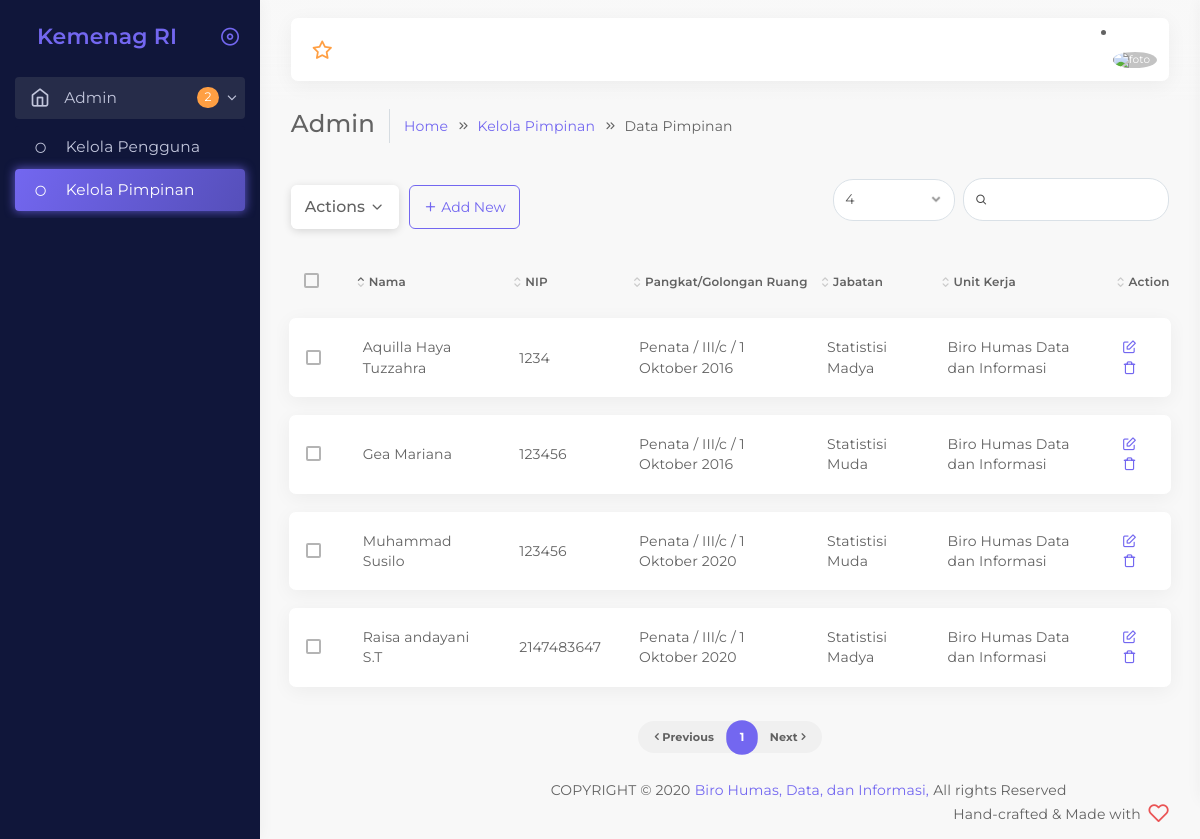
Page /admin/pimpinan.php (signed in) on the committed database.
### tables this page shows
CREATE TABLE `pimpinan` (
  `id_pimpinan` int(255) NOT NULL,
  `nama` varchar(255) NOT NULL,
  `nip` int(255) NOT NULL,
  `pangkat_golongan` varchar(255) NOT NULL,
  `jabatan` varchar(255) NOT NULL,
  `unit_kerja` varchar(255) NOT NULL
);

### admin/pimpinan.php (the view, shortened to what this page needs)
<!DOCTYPE html>
<html class="loading" lang="en" data-textdirection="ltr">
<head>
    <link rel="stylesheet" type="text/css" href="../app-assets/vendors/css/vendors.min.css">
    <link rel="stylesheet" type="text/css" href="../app-assets/vendors/css/tables/datatable/datatables.min.css">
    <link rel="stylesheet" type="text/css" href="../app-assets/vendors/css/file-uploaders/dropzone.min.css">
    <link rel="stylesheet" type="text/css" href="../app-assets/vendors/css/tables/datatable/extensions/dataTables.checkboxes.css">
    <link rel="stylesheet" type="text/css" href="../app-assets/css/bootstrap.css">
    <link rel="stylesheet" type="text/css" href="../app-assets/css/bootstrap-extended.css">
    <link rel="stylesheet" type="text/css" href="../app-assets/css/colors.css">
    <link rel="stylesheet" type="text/css" href="../app-assets/css/components.css">
    <link rel="stylesheet" type="text/css" href="../app-assets/css/themes/dark-layout.css">
    <link rel="stylesheet" type="text/css" href="../app-assets/css/themes/semi-dark-layout.css">
    <link rel="stylesheet" type="text/css" href="../app-assets/css/core/menu/menu-types/vertical-menu.css">
    <link rel="stylesheet" type="text/css" href="../app-assets/css/core/colors/palette-gradient.css">
    <link rel="stylesheet" type="text/css" href="../app-assets/css/plugins/file-uploaders/dropzone.css">
    <link rel="stylesheet" type="text/css" href="../app-assets/css/pages/data-list-view.css">
    <link rel="stylesheet" type="text/css" href="../assets/css/style.css">
</head>
<body class="vertical-layout vertical-menu-modern semi-dark-layout 2-columns  navbar-floating footer-static  " data-open="click" data-menu="vertical-menu-modern" data-col="2-columns" data-layout="semi-dark-layout">
    <nav class="header-navbar navbar-expand-lg navbar navbar-with-menu floating-nav navbar-light navbar-shadow">
        <div class="navbar-wrapper">
            <div class="navbar-container content">
                <div class="navbar-collapse" id="navbar-mobile">
                    <div class="mr-auto float-left bookmark-wrapper d-flex align-items-center">
                        <ul class="nav navbar-nav">
                            <li class="nav-item d-none d-lg-block"><a class="nav-link bookmark-star"><i class="ficon feather icon-star warning"></i></a>
                            </li>
                        </ul>
                    </div>
                    <li class="dropdown dropdown-user nav-item ">
                        <a class="dropdown-toggle nav-link dropdown-user-link section_userinfo" href="#" data-toggle="dropdown">
                            <span class="avatar avatar-online">
                            <img src="https://sso.undip.ac.id/assets/app/images/user.png" style="max-width: 50px;" alt="foto"><i></i></span>
                            <span class="user-name" style="margin-bottom: 1rem;" >  <?php echo $login_session; ?></span></a>
                    </li>
                </div>
            </div>
        </div>
    </nav>
    <div class="main-menu menu-fixed menu-dark menu-accordion menu-shadow" data-scroll-to-active="true">
        <div class="navbar-header">
            <ul class="nav navbar-nav flex-row">
                <li class="nav-item mr-auto"><a class="navbar-brand" href="../html/ltr/vertical-menu-template-semi-dark/index.html">
                        <h2 class="brand-text mb-0">Kemenag RI</h2>
                    </a></li>
                <li class="nav-item nav-toggle"><a class="nav-link modern-nav-toggle pr-0" data-toggle="collapse"><i class="feather icon-x d-block d-xl-none font-medium-4 primary toggle-icon"></i><i class="toggle-icon feather icon-disc font-medium-4 d-none d-xl-block collapse-toggle-icon primary" data-ticon="icon-disc"></i></a></li>
            </ul>
        </div>
        <div class="main-menu-content">
            <ul class="navigation navigation-main" id="main-menu-navigation" data-menu="menu-navigation">
                <li class=" nav-item"><a href="index.html"><i class="feather icon-home"></i><span class="menu-title" data-i18n="Dashboard">Admin</span><span class="badge badge badge-warning badge-pill float-right mr-2">2</span></a>
                    <ul class="menu-content">
                        <li ><a href="./pengguna.php"><i class="feather icon-circle"></i><span class="menu-item" data-i18n="Analytics">Kelola Pengguna</span></a>
                        </li>
                        <li class="active"><a href="./pimpinan.php"><i class="feather icon-circle"></i><span class="menu-item" data-i18n="eCommerce">Kelola Pimpinan</span></a>
                        </li>
                    </ul>
                </li>
        </div>
    </div>
    <div class="app-content content">
        <div class="content-wrapper">
            <div class="content-header row">
                <div class="content-header-left col-md-9 col-12 mb-2">
                    <div class="row breadcrumbs-top">
                        <div class="col-12">
                            <h2 class="content-header-title float-left mb-0">Admin</h2>
                            <div class="breadcrumb-wrapper col-12">
                                <ol class="breadcrumb">
                                    <li class="breadcrumb-item"><a href="index.html">Home</a>
                                    </li>
                                    <li class="breadcrumb-item"><a href="#">Kelola Pimpinan</a>
                                    </li>
                                    <li class="breadcrumb-item active">Data Pimpinan
                                    </li>
                                </ol>
                            </div>
                        </div>
                    </div>
                </div>
            <div class="content-body">
                <section id="data-list-view" class="data-list-view-header">
                    <div class="action-btns d-none">
                        <div class="btn-dropdown mr-1 mb-1">
                            <div class="btn-group dropdown actions-dropodown">
                                <button type="button" class="btn btn-white px-1 py-1 dropdown-toggle waves-effect waves-light" data-toggle="dropdown" aria-haspopup="true" aria-expanded="false">
                                    Actions
                                </button>
                            </div>
                        </div>
                    </div>
                    <div class="table-responsive">
                        <table class="table data-list-view">
                            <thead>
                                <tr>
                                    <th></th>
                                    <th>Nama</th>
                                    <th>NIP</th>
                                    <th>Pangkat/Golongan Ruang</th>
                                    <th>Jabatan</th>
                                    <th>Unit Kerja</th>
                                    <th>Action</th>
                                </tr>
                            </thead>
                            <tbody>
                            <?php
                                include_once("../config.php");
                                $result = mysqli_query($mysqli, "SELECT * FROM pimpinan ORDER BY id_pimpinan ASC");
                                while($user_data = mysqli_fetch_array($result)) {
                                ?>
                                <tr>
                                    <td></td>
                                    <td><?php echo $user_data['nama']; ?></td>
                                    <td><?php echo $user_data['nip']; ?></td>
                                    <td><?php echo $user_data['pangkat_golongan']; ?></td>
                                    <td><?php echo $user_data['jabatan']; ?></td>
                                    <td><?php echo $user_data['unit_kerja']; ?></td>
                                    <td class="product-action">
                                    <a href="pimpinan-edit.php?id_pimpinan=<?php echo $user_data['id_pimpinan']; ?>" class="feather icon-edit"></a>
                                    <a class="feather icon-trash" href="./delete.php?id_pimpinan=<?php echo $user_data['id_pimpinan']; ?>"></a>
                                    </td>
                                    </tr>
                                    <?php } ?>
                            </tbody>
                        </table>
                    </div>
                    </div>
            </div>
        </div>
    </div>
    <footer class="footer footer-static footer-light">
        <p class="clearfix blue-grey lighten-2 mb-0"><span class="float-md-left d-block d-md-inline-block mt-25">COPYRIGHT &copy; 2020<a class="text-bold-800 grey darken-2" href="https://1.envato.market/pixinvent_portfolio" target="_blank">Biro Humas, Data, dan Informasi,</a>All rights Reserved</span><span class="float-md-right d-none d-md-block">Hand-crafted & Made with<i class="feather icon-heart pink"></i></span>
        </p>
    </footer>
</body>
</html>

### app-assets/css/themes/semi-dark-layout.css (style rules this page uses)
body.semi-dark-layout .main-menu { background-color : #10163A; }
body.semi-dark-layout .main-menu-content .navigation-main { background-color : #10163A; }
body.semi-dark-layout .main-menu-content .navigation-main .nav-item i { color : #C2C6DC; }
body.semi-dark-layout .main-menu-content .navigation-main .nav-item.open a { background-color : #262C49; }
body.semi-dark-layout .main-menu-content .navigation-main .nav-item a:after, body.semi-dark-layout .main-menu-content .navigation-main .nav-item a { color : #C2C6DC; }
body.semi-dark-layout .main-menu-content .navigation-main .nav-item .menu-content { background-color : #10163A; }
body.semi-dark-layout .main-menu-content .navigation-main .nav-item .menu-content .active .menu-item { color : #FFFFFF; }
body.semi-dark-layout .main-menu-content .navigation-main .nav-item .menu-content li:not(.active) a { background-color : #10163A; }
body.semi-dark-layout .main-menu-content .navigation-main .active .menu-title, body.semi-dark-layout .main-menu-content .navigation-main .active i { color : #FFFFFF; }
body.semi-dark-layout .main-menu-content .navigation-main .sidebar-group-active a { background : #10163A; border-radius : 4px; }
body.semi-dark-layout .main-menu-content .navigation-main .sidebar-group-active .menu-content { background-color : #10163A; }
body.semi-dark-layout .main-menu-content .navigation-main .sidebar-group-active .menu-content .active { z-index : 1; }
body.semi-dark-layout .main-menu-content .navigation-main .sidebar-group-active .menu-content .active a { background-color : transparent; }

### app-assets/css/core/menu/menu-types/vertical-menu.css (style rules this page uses)
body.vertical-layout.vertical-menu-modern .main-menu .navigation > li > a > i { font-size : 1.2rem; margin-right : 1rem; float : left; }
body.vertical-layout.vertical-menu-modern .main-menu .navigation .menu-content > li > a > i { margin-right : 1.38rem; font-size : 0.8rem; }
body.vertical-layout.vertical-menu-modern .toggle-icon { margin-right : 0.425rem; }
body.vertical-layout.vertical-menu-modern .main-menu { -webkit-transition : 0.4s cubic-bezier(0.25, 0.8, 0.25, 1); transition : 0.4s cubic-bezier(0.25, 0.8, 0.25, 1); -webkit-transform : translate3d(0, 0, 0); transform : translate3d(0, 0, 0); -webkit-backface-visibility : hidden; backface-visibility : hidden; }
body.vertical-layout.vertical-menu-modern.menu-expanded .main-menu { width : 260px; }
body.vertical-layout.vertical-menu-modern.menu-expanded .main-menu .navigation > li > a > i { margin-right : 1rem; float : left; }
body.vertical-layout.vertical-menu-modern.menu-expanded .main-menu .navigation > li > a > i:before { font-size : 1.429rem; }
body.vertical-layout.vertical-menu-modern.menu-expanded .main-menu .navigation > li > a > span { -webkit-animation : 0.3s cubic-bezier(0.25, 0.8, 0.25, 1) 0s normal forwards 1 fadein; animation : 0.3s cubic-bezier(0.25, 0.8, 0.25, 1) 0s normal forwards 1 fadein; }
body.vertical-layout.vertical-menu-modern.menu-expanded .main-menu .navigation > li > a > span.badge { position : absolute; right : 20px; }
body.vertical-layout.vertical-menu-modern.menu-expanded .main-menu .navigation li.has-sub > a:not(.mm-next):after { content : '\f105'; font-family : 'FontAwesome'; font-size : 1.1rem; display : inline-block; position : absolute; right : 25px; top : 10px; -webkit-transform : rotate(0deg); -ms-transform : rotate(0deg); transform : rotate(0deg); transition : -webkit-transform 0.2s ease-in-out; }
body.vertical-layout.vertical-menu-modern.menu-expanded .main-menu .navigation li.open > a:not(.mm-next):after { -webkit-transform : rotate(90deg); -ms-transform : rotate(90deg); transform : rotate(90deg); }
body.vertical-layout.vertical-menu-modern.menu-expanded .footer { margin-left : 260px; }
@media (min-width: 992px) { body.vertical-layout.vertical-menu-modern .main-menu { width : 260px; } }
@media (min-width: 992px) { body.vertical-layout.vertical-menu-modern .footer { margin-left : 260px; } }

### rows in the picture
pimpinan: nama "Aquilla Haya Tuzzahra", nip "1234", pangkat_golongan "Penata / III/c / 1 Oktober 2016", jabatan "Statistisi Madya", unit_kerja "Biro Humas Data dan Informasi"
pimpinan: nama "Muhammad Susilo", nip "123456", pangkat_golongan "Penata / III/c / 1 Oktober 2020", jabatan "Statistisi Muda", unit_kerja "Biro Humas Data dan Informasi"
pimpinan: nama "Gea Mariana", nip "123456", pangkat_golongan "Penata / III/c / 1 Oktober 2016", jabatan "Statistisi Muda", unit_kerja "Biro Humas Data dan Informasi"
pimpinan: nama "Raisa andayani S.T", nip "2147483647", pangkat_golongan "Penata / III/c / 1 Oktober 2020", jabatan "Statistisi Madya", unit_kerja "Biro Humas Data dan Informasi"
